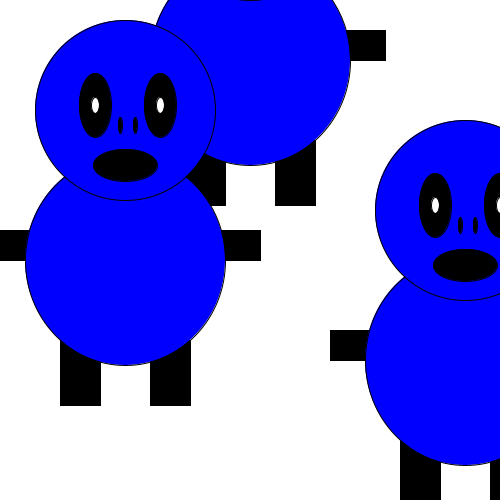
Frame 1 (no input)
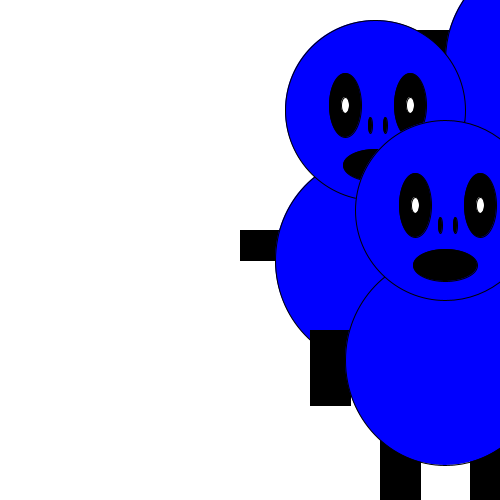
Frame 60 (the mouse pressed at the canvas centre just before this capture)
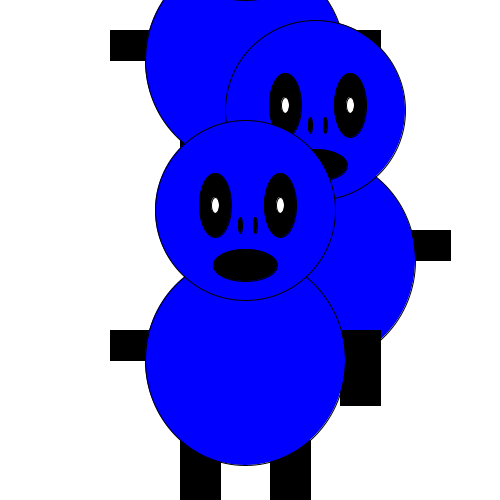
Frame 120 (the mouse held since frame 60 and released just before this capture)

The Processing sketch that drew these frames (run headless with seeded random() and noise(); from frame 60 on, the mouse is pressed at the canvas centre):

// Processing sketch: processing_132327
// ── processing_132327.pde

Monster mijnMonster;
Monster mijnMonster2;
Monster mijnMonster3;
  
void setup() {
  size(500, 500);
  mijnMonster = new Monster(200,80,5); //monster aanmaken met de positie 200,30 en de snelheid 5
  mijnMonster2 = new Monster(70,280,10);
  mijnMonster3 = new Monster(400,380,20);
  }
  
void draw() {
  background(255);
  mijnMonster.update();
  mijnMonster.testRand();
  mijnMonster.drawMonster(); //een laag dieper (in de class) het monster tekenen
    
  mijnMonster2.update();
  mijnMonster2.testRand();
  mijnMonster2.drawMonster();
    
  mijnMonster3.update();
  mijnMonster3.testRand();
  mijnMonster3.drawMonster();
}
  
class Monster{// class van het monster
int monsterX; //positie op de x-as
int monsterY; //positie op de y-as
int richting; // de snelheid en richting van het monster
int teller; //teller om van kleur te veranderen
boolean test; //kleur
  
  Monster(int tempX, int tempY, int tempRichting){
  monsterX = tempX;
  monsterY = tempY; //de positie van het monster bepalen door wat ingevuld wordt bij de setup
  richting = tempRichting;
  test = true;
  }
  void update(){
 monsterX = monsterX + richting;
}
  
void testRand(){
    if(monsterX <= 0 || monsterX >= width){  //voorwaarde heen en weer bewegen
    richting = -richting; //omdraaien van richting
    teller = teller + 1; //de teller
  }
}
  
void drawMonster(){ // het monster tekenen
stroke(0);
fill(0,0,0);
rect(monsterX -20,monsterY +60,40,65);  //linker been
rect(monsterX +70,monsterY +60,40,65);  //rechter been
rect(monsterX -90,monsterY -50,60,30);  //linker arm
rect(monsterX +120,monsterY -50,60,30);  //rechter arm
fill(0,0,255);
ellipseMode(CENTER);
ellipse(monsterX +45,monsterY -20,200,210); //lichaam
ellipse(monsterX +45,monsterY -170,180,180); //hoofd
fill(0,0,0);
ellipse(monsterX +15 ,monsterY -175,32,64); //linker oog
fill(255,255,255);
ellipse(monsterX +15,monsterY -175,8,16); //linker pupil
fill(0,0,0);
ellipse(monsterX +80,monsterY -175,32,64); //rechter oog
fill(255,255,255);
ellipse(monsterX +80,monsterY -175,8,16); //rechter pupil
 
fill(0,0,0);
ellipse(monsterX +45,monsterY -115,64,32); //mond
fill(0,0,0);
ellipse(monsterX +40,monsterY -155,4,16); //rechterneusgat
ellipse(monsterX +55,monsterY -155,4,16); //linkerneusgat
}
}
